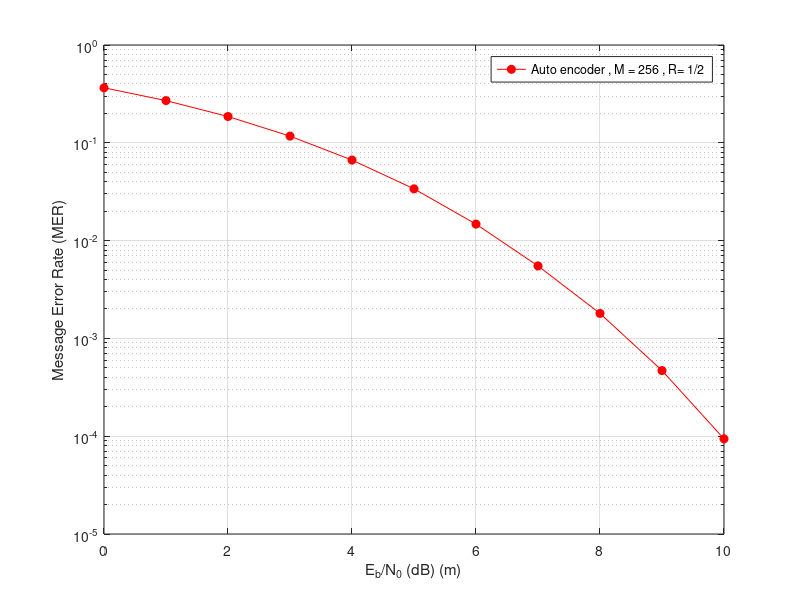

This figure's MATLAB source:
SNR_db = 0:1:10 % Eb/N0 range

%Autoencder results from python
mer = [0.3652  0.270078  0.185745  0.117046  0.066595  0.033839  0.014743  0.005509  0.0018  0.000469  9.4e-05]
semilogy(SNR_db,mer,'r-o','MarkerFaceColor','r');hold on 


legend('Auto encoder , M = 256 , R= 1/2');
grid
xlabel('E_{b}/N_{0} (dB) (m)')
ylabel('Message Error Rate (MER)')
ylim([1E-5 1]);
